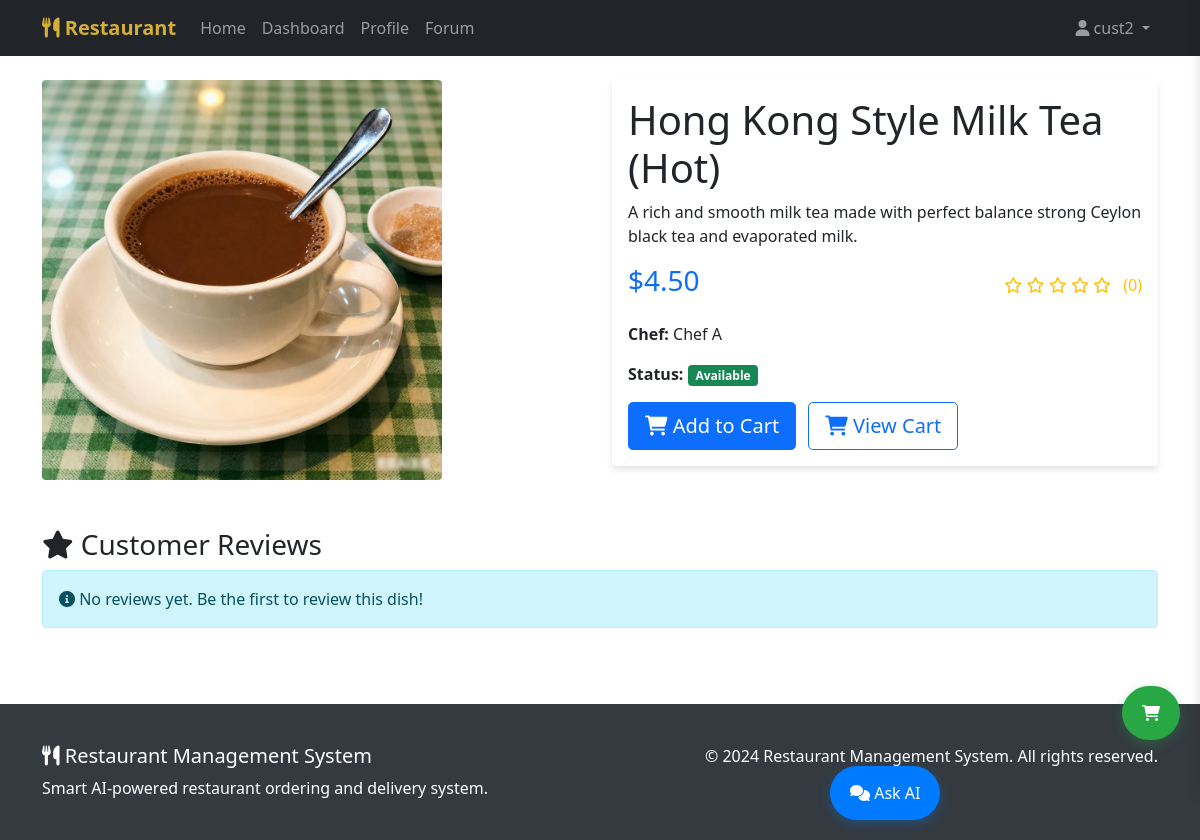
The page /dish/9/ (signed in) on the database as committed earlier.
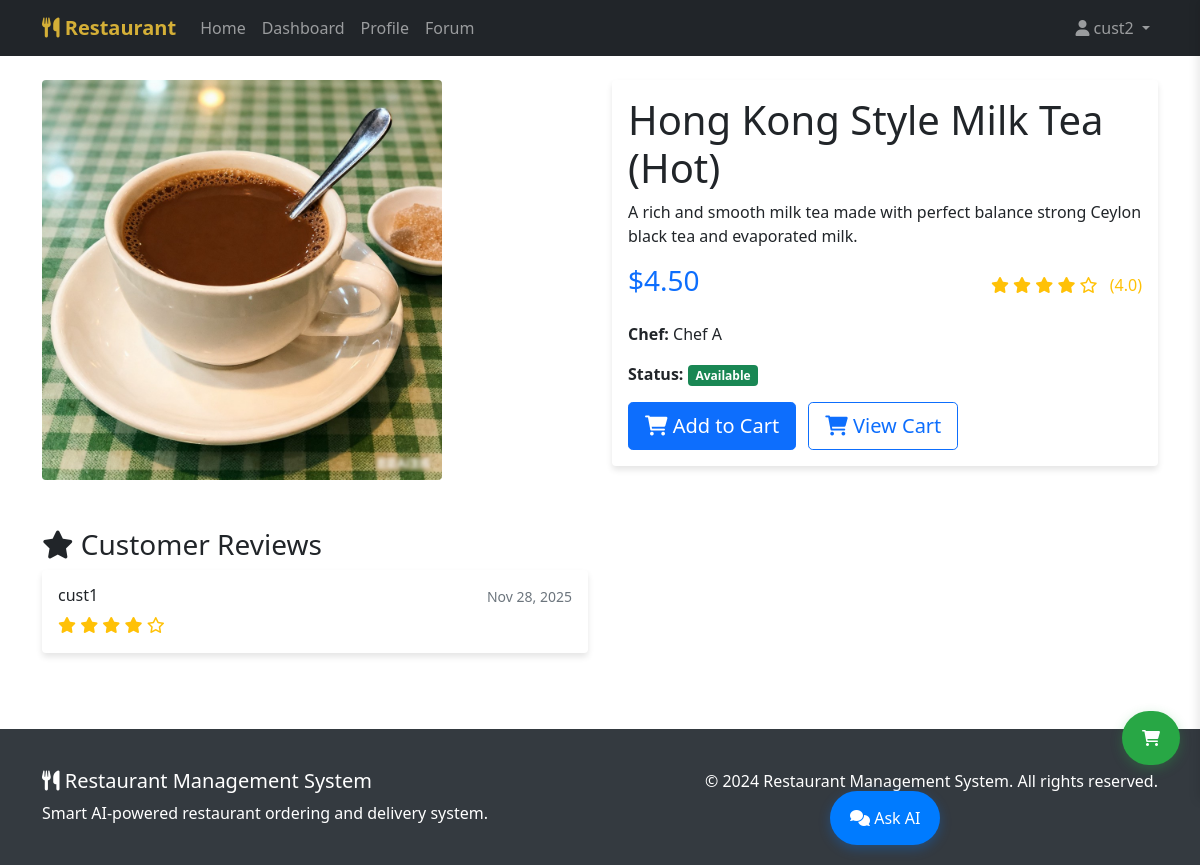
The same page on the database as committed later.
### restaurant/models.py (models this page shows, shortened)
class DishRating(models.Model):
    customer = models.ForeignKey(Customer, on_delete=models.CASCADE, verbose_name="Customer")
    dish = models.ForeignKey(Dish, on_delete=models.CASCADE, verbose_name="Dish")
    rating = models.PositiveIntegerField(
        validators=[MinValueValidator(1), MaxValueValidator(5)],
        verbose_name="Rating"
    )
    review = models.TextField(blank=True, verbose_name="Review")
    created_at = models.DateTimeField(auto_now_add=True, verbose_name="Rating Time")
    class Meta:
        verbose_name = "Dish Rating"
        verbose_name_plural = "Dish Ratings"
        unique_together = ['customer', 'dish']
        ordering = ['-created_at']

class Customer(models.Model):
    user = models.OneToOneField(User, on_delete=models.CASCADE, verbose_name="User")
    deposit = models.DecimalField(max_digits=10, decimal_places=2, default=0.00, verbose_name="Deposit")
    warnings = models.PositiveIntegerField(default=0, verbose_name="Warnings")
    total_spent = models.DecimalField(max_digits=10, decimal_places=2, default=0.00, verbose_name="Total Spent")
    order_count = models.PositiveIntegerField(default=0, verbose_name="Order Count")
    is_vip = models.BooleanField(default=False, verbose_name="VIP Status")
    is_blacklisted = models.BooleanField(default=False, verbose_name="Blacklisted")
    created_at = models.DateTimeField(auto_now_add=True, verbose_name="Registration Time")
    updated_at = models.DateTimeField(auto_now=True, verbose_name="Updated Time")
    class Meta:
        verbose_name = "Customer"
        verbose_name_plural = "Customers"
        ordering = ['-created_at']

### restaurant/views.py (the view)
# urls.py: path('dish/<int:dish_id>/', views.dish_detail, name='dish_detail'),
def dish_detail(request, dish_id):
    dish = get_object_or_404(Dish, id=dish_id)
    ratings = DishRating.objects.filter(dish=dish).order_by('-created_at')
    avg_rating = ratings.aggregate(avg=Avg('rating'))['avg'] or 0
    context = {
        'dish': dish,
        'ratings': ratings,
        'avg_rating': round(avg_rating, 2),
    }
    return render(request, 'dish_detail.html', context)

### templates/dish_detail.html (shortened to what the changed rows need)
{% extends 'base.html' %}
{% block content %}
<div class="container mt-4">
    <div class="row">
        <div class="col-md-6">
            <div class="card">
                <div class="card-body">
                    <h1 class="card-title">{{ dish.name }}</h1>
                    <div class="d-flex justify-content-between align-items-center mb-3">
                        <div class="rating-stars">
                            {% for i in "12345" %}
                                {% if forloop.counter <= avg_rating %}
                                    <i class="fas fa-star"></i>
                                {% else %}
                                    <i class="far fa-star"></i>
                                {% endif %}
                            {% endfor %}
                            <span class="ms-2">({{ avg_rating }})</span>
                        </div>
                    </div>
                </div>
            </div>
        </div>
    </div>
    <div class="row mt-5">
        <div class="col-12">
            <h3><i class="fas fa-star"></i> Customer Reviews</h3>
            {% if ratings %}
                <div class="row">
                    {% for rating in ratings %}
                    <div class="col-md-6 mb-3">
                        <div class="card">
                            <div class="card-body">
                                <div class="d-flex justify-content-between align-items-start">
                                    <div>
                                        <h6 class="card-title">{{ rating.customer.user.username }}</h6>
                                        <div class="rating-stars">
                                            {% for i in "12345" %}
                                                {% if forloop.counter <= rating.rating %}
                                                    <i class="fas fa-star"></i>
                                                {% else %}
                                                    <i class="far fa-star"></i>
                                                {% endif %}
                                            {% endfor %}
                                        </div>
                                    </div>
                                    <small class="text-muted">{{ rating.created_at|date:"M d, Y" }}</small>
                                </div>
                            </div>
                        </div>
                    </div>
                    {% endfor %}
                </div>
            {% else %}
                <div class="alert alert-info">
                    <i class="fas fa-info-circle"></i> No reviews yet. Be the first to review this dish!
                </div>
            {% endif %}
        </div>
    </div>
</div>
{% endblock %}

Rows that differ between the two databases and show on the page:
added DishRating: customer.user.username "cust1", rating 4 (drawn), created_at "Nov 28, 2025"
Other text that changed with them:
{{ avg_rating }}: "0" → "4.0"
text no longer shown: "No reviews yet. Be the first to review this dish!"
